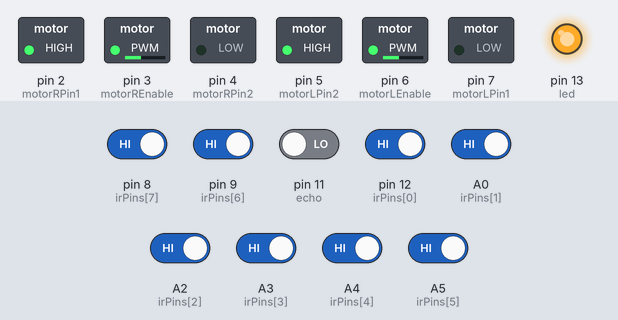
A sketch run on a simulated Arduino Uno, built with avr-gcc and run on an emulated ATmega328P. On the bench: switched loads named in the sketch (green lamp = pin HIGH), output pins drawn as LEDs (lit = HIGH). Inputs (shaded band) come from the test bench; at power-on: A0 (irPins[1]), A2 (irPins[2]), A3 (irPins[3]), A4 (irPins[4]), A5 (irPins[5]), pin 8 (irPins[7]), pin 9 (irPins[6]), pin 12 (irPins[0]) HIGH, pin 11 (echo) LOW. Pins used as bus, display or sensor lines are not drawn; what the sketch prints to the serial monitor is not drawn.

Above: at 1.2 s.
1.3 s: pin 8 (irPins[7]) driven LOW
At 2.7 s:
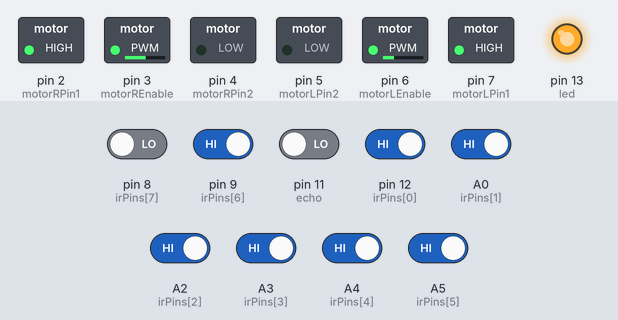
3.5 s: pin 9 (irPins[6]) driven LOW
6.6 s: A5 (irPins[5]) driven LOW
At 8.0 s:
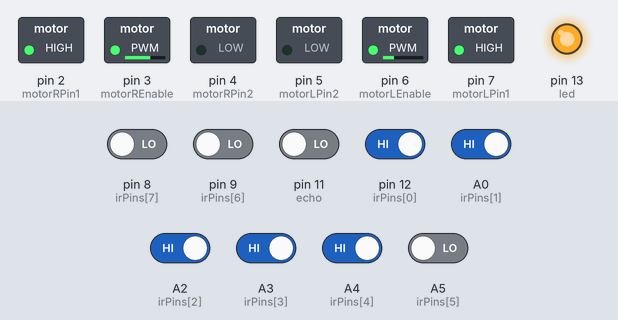
9.6 s: A0 (irPins[1]) driven LOW
12.6 s: pin 12 (irPins[0]) driven LOW
At 14.0 s:
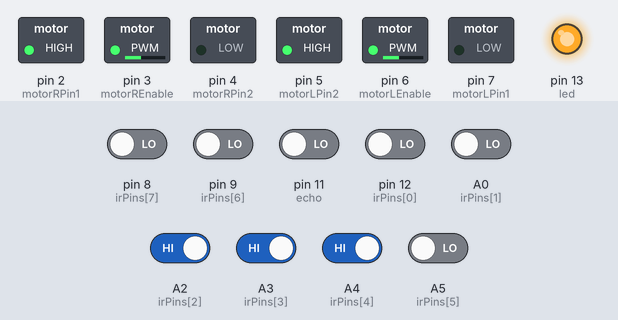
14.7 s: A0 (irPins[1]) driven HIGH
At 16.4 s:
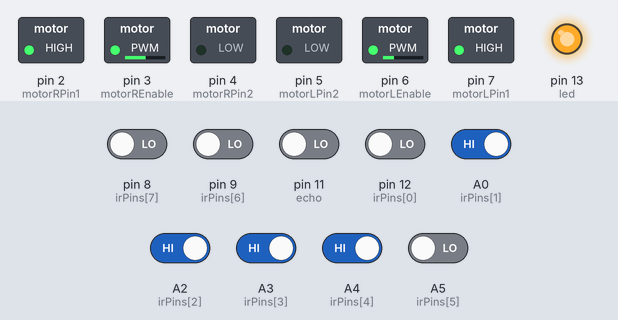
Timing chart, 0 to 17.7 s (numbered marks = the images above; inputs shaded):
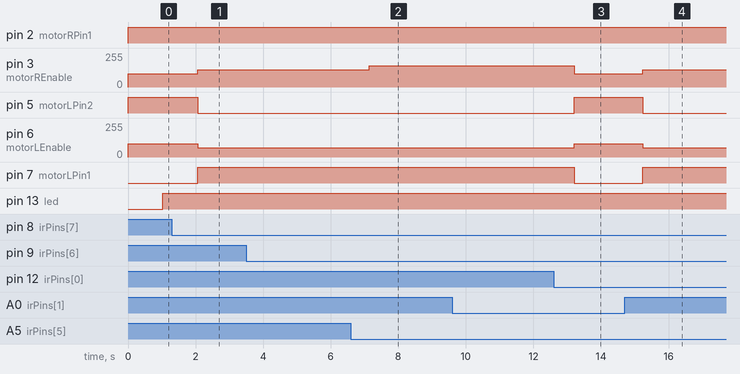

Measured:
- after the input at 1.3 s, pin 3 (motorREnable): 100/255 → 130/255 after 0.77 s; pin 5 (motorLPin2): HIGH → LOW after 0.77 s; pin 6 (motorLEnable): 100/255 → 70/255 after 0.77 s; pin 7 (motorLPin1): LOW → HIGH after 0.77 s
- after the input at 3.5 s, every drawn part: stays the same
- after the input at 6.6 s, pin 3 (motorREnable): 130/255 → 160/255 after 0.54 s
- after the input at 9.6 s, every drawn part: stays the same
- after the input at 12.6 s, pin 3 (motorREnable): 160/255 → 100/255 after 0.61 s; pin 5 (motorLPin2): LOW → HIGH after 0.61 s; pin 6 (motorLEnable): 70/255 → 100/255 after 0.61 s; pin 7 (motorLPin1): HIGH → LOW after 0.61 s
- after the input at 14.7 s, pin 3 (motorREnable): 100/255 → 130/255 after 0.53 s; pin 5 (motorLPin2): HIGH → LOW after 0.53 s; pin 6 (motorLEnable): 100/255 → 70/255 after 0.53 s; pin 7 (motorLPin1): LOW → HIGH after 0.53 s

The sketch:

8array.ino
```cpp
const int motorRPin1 = 2; // signal pin 1 for the right motor, connect to IN1
const int motorRPin2 = 4;  // signal pin 2 for the right motor, connect to IN2
const int motorREnable = 3; // enable pin for the right motor (PWM enabled)

const int motorLPin1 = 7; // signal pin 1 for the left motor, connect to IN3
const int motorLPin2 = 5; // signal pin 2 for the left motor, connect to IN4
const int motorLEnable = 6; // enable pin for the left motor (PWM enabled)

const int trig = 10;
const int echo = 11;

const int led =13;

const int irPins[8] = {12, A0, A2, A3, A4, A5 , 9 , 8};
int irSensorDigital[8] = {0, 0, 0, 0, 0, 0, 0, 0};
int i, j = 0;
int d = 1000;
int duration=0,distance=0;

int irSensors = B00000000;

int motorLSpeed = 100;
int motorRSpeed = 100;
int error = 30; // 145 best 200  //  normal 255  // mad 0
int errorm = 60;
void setup()
{

  Serial.begin(9600);


  pinMode(motorLPin1, OUTPUT);
  pinMode(motorLPin2, OUTPUT);
  pinMode(motorLEnable, OUTPUT);

  pinMode(motorRPin1, OUTPUT);
  pinMode(motorRPin2, OUTPUT);
  pinMode(motorREnable, OUTPUT);

  pinMode(echo,INPUT);
  pinMode(trig,OUTPUT);

  pinMode(led,OUTPUT);

  /* Set-up IR sensor pins as input */
  for (int i = 0; i <= 7; i++)
  {
    pinMode(irPins[i], INPUT);
  }


}

void loop() {
  scanD();
  check();
  sonar();
}

void check( )
{
  switch (irSensors) {


    /*case B00000000: // on white paper
      stopme();
      break;*/

    case B01111111: // leftmost sensor on the line
      rightR();
      break;

    case B10111111:
      rightS();
      break;

    case B11011111:
      rightG();
      break;


    case B11101111:
      go();
      break;

    case B11110111:
      go();
      break;

    case B11111011:
      leftG();
      break;

    case B11111101:
      leftS();
      break;

    case B11111110:
      leftR();
      break;

    case B00111111:
      rightR();
      break;

    case B10011111:
      rightS();
      break;

    case B11001111:
      rightG();
      break;

    case B11100111:
      go();
      break;

    case B11110011:
      leftG();
      break;

    case B11111001:
      leftS();
      break;

    case B11111100:
      leftR();
      break;

    case B00011111:
      rightR();
      break;

    case B10001111:
      rightS();
      break;

    case B11000111:
      go();
      break;

    case B11100011:
      go();
      break;

    case B11110001:
      leftS();
      break;

    case B11111000:
      leftR();
      break;

    case B00001111:
      rightR();
      break;

    case B10000111:
      rightS();
      break;

    case B11000011:
      go();
      break;

    case B11100001:
      leftS();
      break;

    case B11110000:
      leftR();
      break;

    case B00000111:
      rightR();
      break;

    case B10000011:
      rightS();
      break;

    case B11000001:
      leftS();
      break;

    case B11100000:
      leftR();
      break;

    case B00000011:
      rightS();
      break;

    case B10000001:
      go();
      break;

    case B11000000:
      leftS();
      break;


    case B00000001:
      rightG();
      break;

    case B10000000:
      leftG();
      break;

    case B11111111:
      stopme();
      break;

    case B00000000:
    {
    go();
    delay(20);
      break;
    }

    default:

      Serial.print("Unhandled case: ");

  }

}


void rightR()

{
  Serial.println("                         right motor forward (spin) sharp");
  analogWrite(motorREnable, motorRSpeed -errorm);
  digitalWrite(motorRPin1, LOW);
  digitalWrite(motorRPin2, HIGH);

  analogWrite(motorLEnable, motorLSpeed +error);
  digitalWrite(motorLPin1, LOW);
  digitalWrite(motorLPin2, HIGH);

}


void rightS()

{
  Serial.println("                         right motor forward (spin) slow");
  analogWrite(motorREnable, motorRSpeed - error);
  digitalWrite(motorRPin1, LOW);
  digitalWrite(motorRPin2, HIGH);

  analogWrite(motorLEnable, motorLSpeed +error);
  digitalWrite(motorLPin1, LOW);
  digitalWrite(motorLPin2, HIGH);

}


void rightG()

{
  Serial.println("                         right motor forward (spin) gentle");
  analogWrite(motorREnable, motorRSpeed - error);
  digitalWrite(motorRPin1, LOW);
  digitalWrite(motorRPin2, HIGH);

  analogWrite(motorLEnable, motorLSpeed+error);
  digitalWrite(motorLPin1, LOW);
  digitalWrite(motorLPin2, HIGH);

}


void leftR()  //turn left
{
  Serial.println("                         left  motor forward (spin) sharp");
  analogWrite(motorREnable, motorRSpeed +errorm);
  digitalWrite(motorRPin1, HIGH);
  digitalWrite(motorRPin2, LOW);

  analogWrite(motorLEnable, motorLSpeed - error);
  digitalWrite(motorLPin1, HIGH);
  digitalWrite(motorLPin2, LOW);

}


void leftS()  //turn left
{
  Serial.println("                         left  motor forward (spin) slow");
  analogWrite(motorREnable, motorRSpeed+error);
  digitalWrite(motorRPin1, HIGH);
  digitalWrite(motorRPin2, LOW);

  analogWrite(motorLEnable, motorLSpeed - error);
  digitalWrite(motorLPin1, HIGH);
  digitalWrite(motorLPin2, LOW);

}


void leftG()  //turn left
{
  Serial.println("                         left  motor forward (spin) gentle");
  analogWrite(motorREnable, motorRSpeed +error);
  digitalWrite(motorRPin1, HIGH);
  digitalWrite(motorRPin2, LOW);

  analogWrite(motorLEnable, motorLSpeed - error);
  digitalWrite(motorLPin1, HIGH);
  digitalWrite(motorLPin2, LOW);

}
void go()
{
  Serial.println("                         forward ");
  analogWrite(motorREnable, motorRSpeed);
  digitalWrite(motorRPin1, HIGH);
  digitalWrite(motorRPin2, LOW);

  analogWrite(motorLEnable, motorLSpeed);
  digitalWrite(motorLPin1, LOW);
  digitalWrite(motorLPin2, HIGH);

}

void stopme()
{
  Serial.println("                         stop");
  analogWrite(motorREnable, motorRSpeed);
  digitalWrite(motorRPin1, LOW);
  digitalWrite(motorRPin2, LOW);

  analogWrite(motorLEnable, motorLSpeed);
  digitalWrite(motorLPin1, LOW);
  digitalWrite(motorLPin2, LOW);

}


void scanD()
{
  for ( byte count = 0; count < 8; count++ )
  {
    bitWrite(irSensors, count, !digitalRead( irPins[count] ));
  }
  Serial.println(irSensors, BIN);

}

void sonar()
{
   digitalWrite(trig,LOW);
  delayMicroseconds(2);
  digitalWrite(trig,HIGH);
  delayMicroseconds(10);
  duration=pulseIn(echo,HIGH);
  distance=(duration/58.2);
  delay(10);
  if(distance<18)
  {
    digitalWrite(led,HIGH);
  }
}
```
